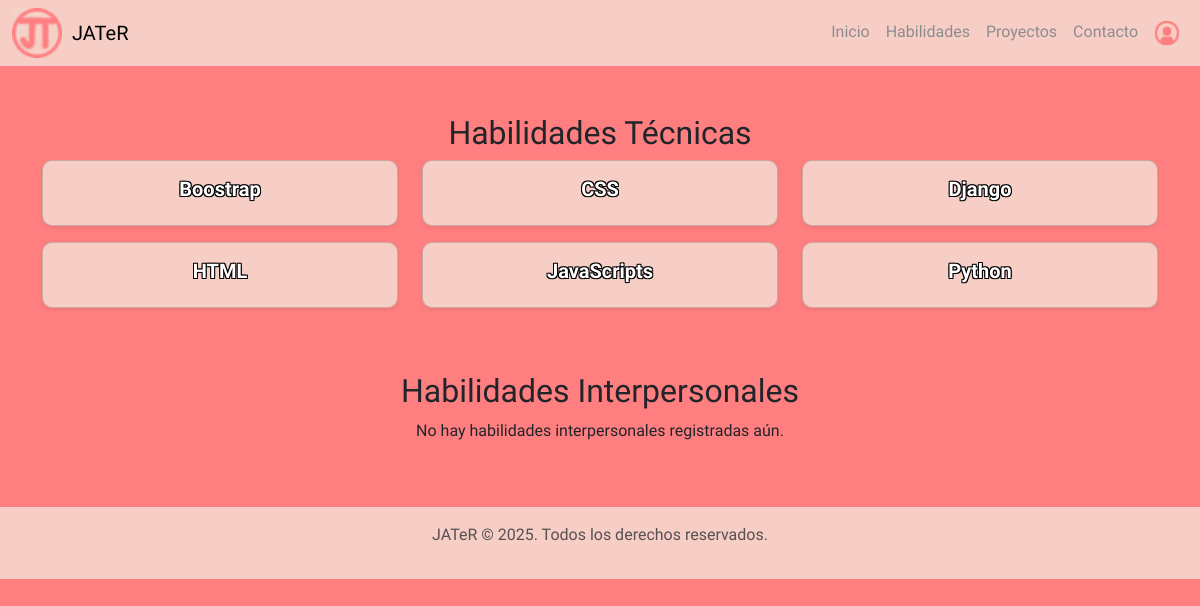
Screenshot of /habilidades/ with the database file from the repository.
### proyectos/models.py (models this page shows, shortened)
class Habilidad(models.Model):
    TIPO_HABILIDAD = [
        ('tecnica', 'Técnica'),
        ('blanda', 'Interpersonal'),
    ]
    nombre = models.CharField(max_length=100)
    experiencia = models.IntegerField(help_text="Años de experiencia")
    tipo = models.CharField(max_length=10, choices=TIPO_HABILIDAD, default='tecnica')
    class Meta:
        ordering = ['nombre']

### proyectos/views.py (the view)
# urls.py: path('habilidades/', views.lista_habilidades, name='lista_habilidades'),
def lista_habilidades(request):
    habilidades_tecnicas = Habilidad.objects.filter(tipo='tecnica')
    habilidades_blandas = Habilidad.objects.filter(tipo='blanda')
    context = {
        "habilidades_tecnicas": habilidades_tecnicas,
        "habilidades_blandas": habilidades_blandas,
    }
    return render(request, "habilidades.html", context)

### proyectos/templates/habilidades.html (shortened to what this page needs)
{% extends "base.html" %}
{% load static %}
{% block content %}
<div class="container text-center my-5">
    <section id="habilities" class="mb-5">
        <h2>Habilidades Técnicas</h2>
        <div class="row">
            {% if habilidades_tecnicas %}
                {% for hab in habilidades_tecnicas %}
                <div class="col-md-4 mb-3">
                    <div class="card shadow-sm">
                        <div class="card-body">
                            <h5 class="card-title">{{ hab.nombre }}</h5>
                        </div>
                    </div>
                </div>
                {% endfor %}
            {% else %}
                <p>No hay habilidades técnicas registradas aún.</p>
            {% endif %}
        </div>
    </section>
    <section id="soft-habilities">
        <h2>Habilidades Interpersonales</h2>
        <div class="row">
            {% if habilidades_blandas %}
                {% for hab in habilidades_blandas %}
                <div class="col-md-4 mb-3">
                    <div class="card shadow-sm">
                        <div class="card-body">
                            <h5 class="card-title">{{ hab.nombre }}</h5>
                            {% if hab.experiencia %}
                                <p class="card-text">{{ hab.experiencia }} años de experiencia</p>
                            {% endif %}
                        </div>
                    </div>
                </div>
                {% endfor %}
            {% else %}
                <p>No hay habilidades interpersonales registradas aún.</p>
            {% endif %}
        </div>
    </section>
</div>
{% endblock %}

### static/css/style.css (style rules this page uses)
body { margin: 0 auto; overflow-x: hidden; background-color: #ff7f81; font-family: 'Pixelify Sans', sans-serif; }
.card { background: rgb(243, 239, 227, 0.7); border-radius: 10px; }
.card-title { font-weight: bold; color: white; text-shadow: -1px -1px black, 1px -1px black, -1px 1px black, 1px 1px black; }

### rows the page displays
Habilidad: nombre "Boostrap"
Habilidad: nombre "CSS"
Habilidad: nombre "Django"
Habilidad: nombre "HTML"
Habilidad: nombre "JavaScripts"
Habilidad: nombre "Python"
